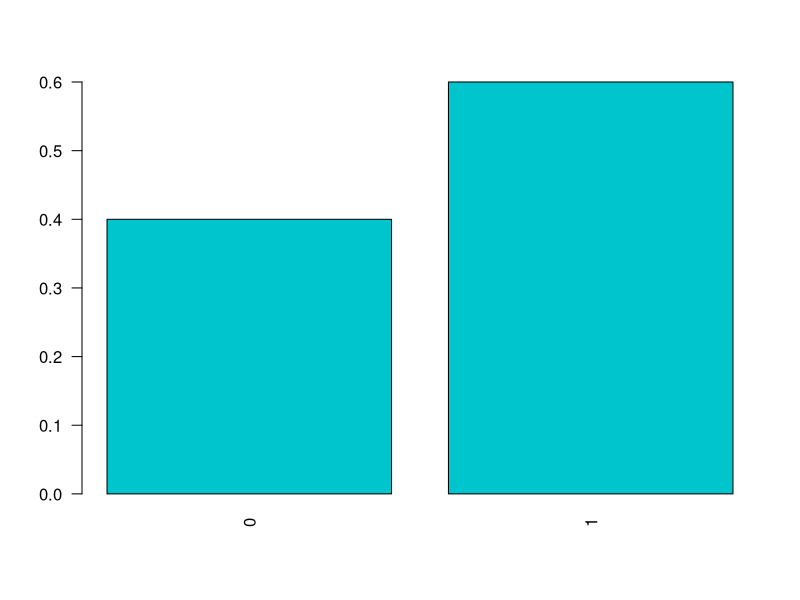
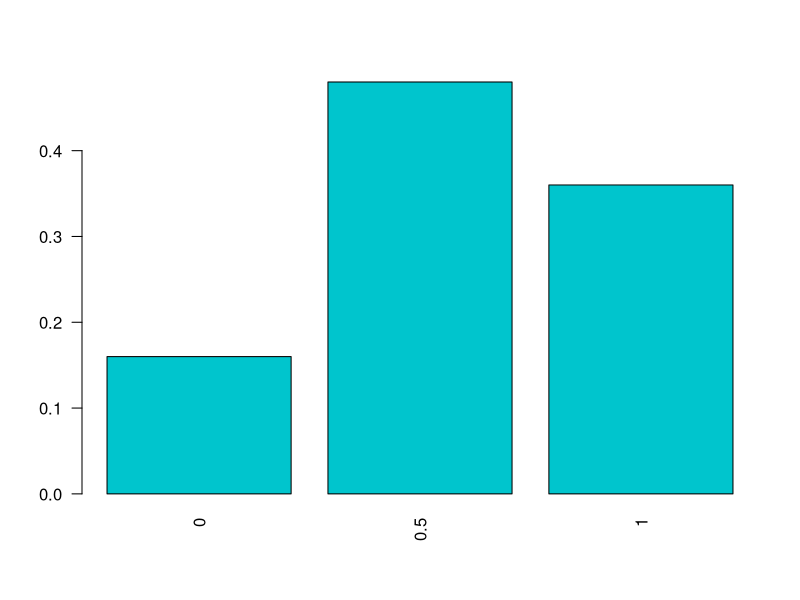
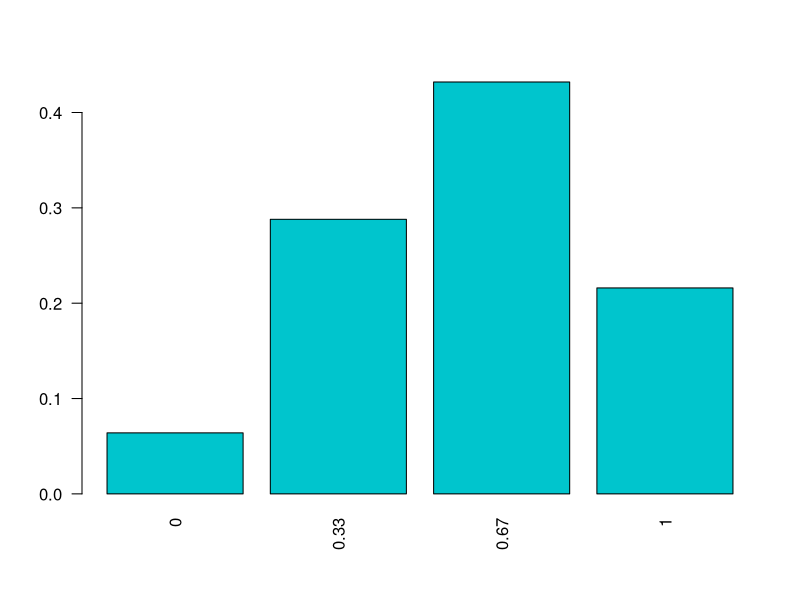
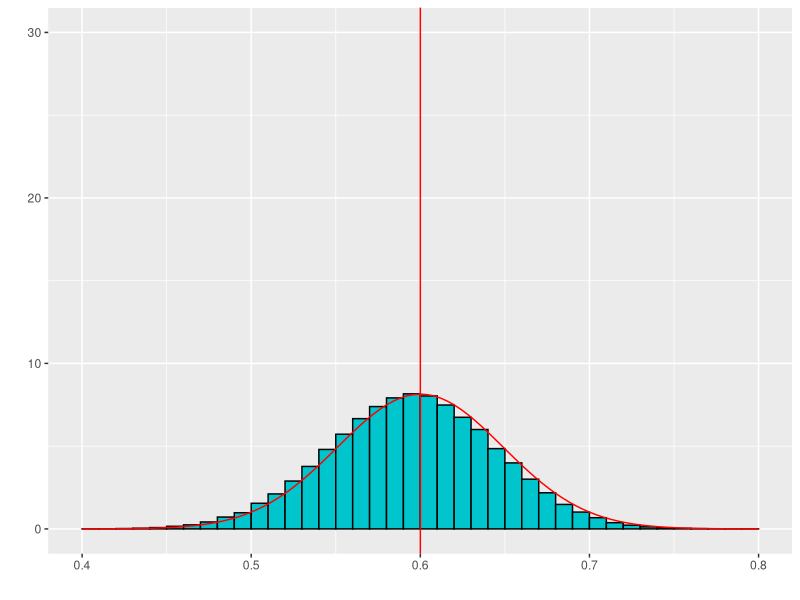
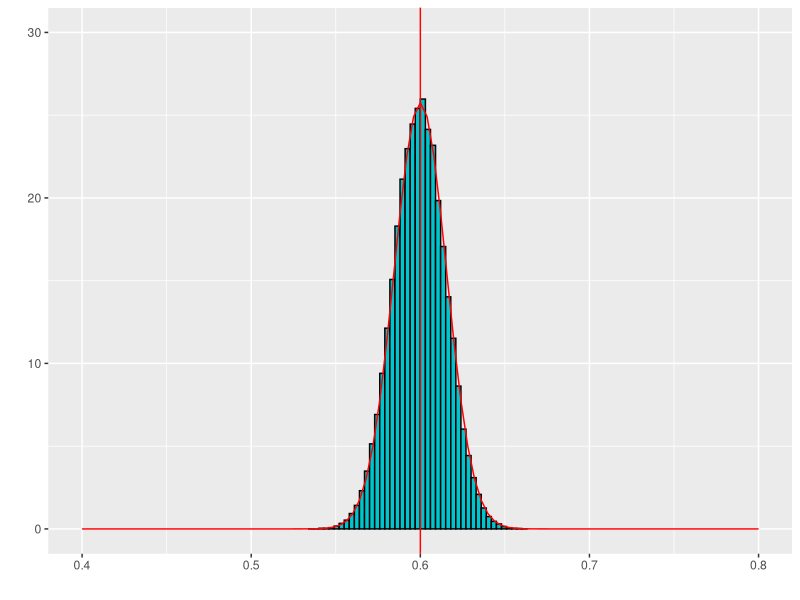
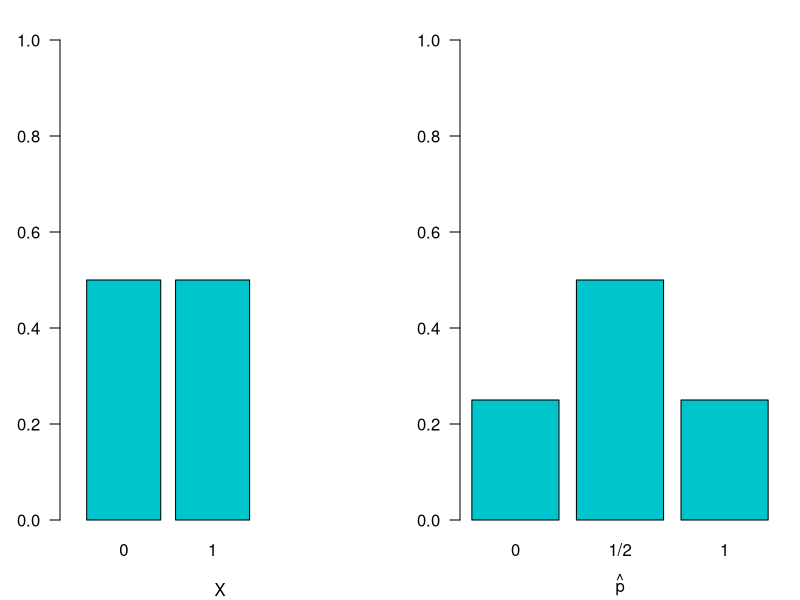
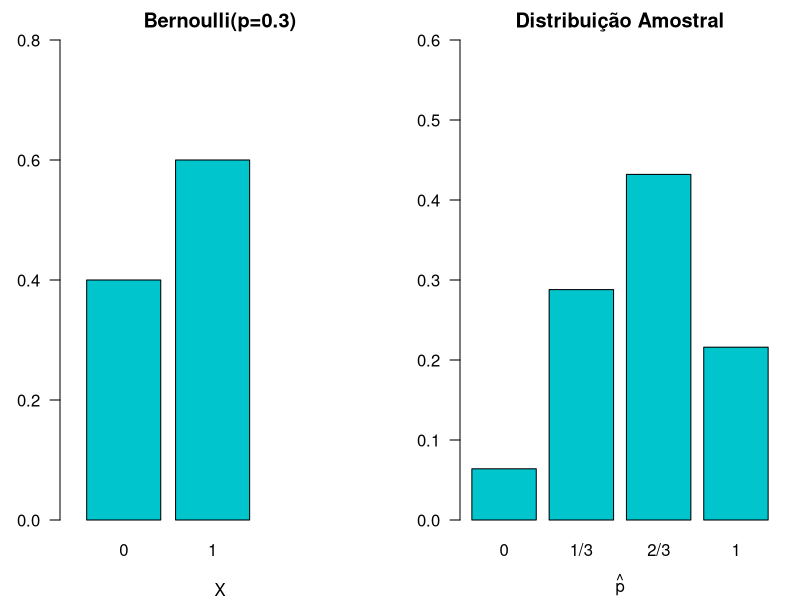
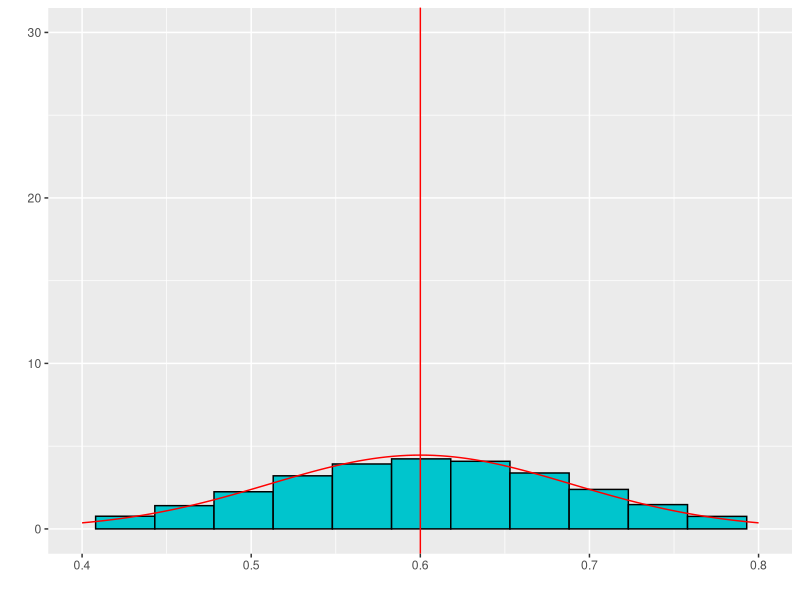

Recreate these plots in R, in order. (Note: this script raises an error after producing the figures.)
## ---- chunk 1
namess <- c("0","1")
barplot(c(0.4,0.6), names.arg=namess, col="turquoise3", main="", 
            cex.lab=1.0, cex.axis=1.0, cex.names=1.0, cex.main=2, las=2)
## ---- chunk 2
library(kableExtra)
aa <- expand.grid(1:5,1:5)
xx <- c(1,0,1,0,1)
phat <- unlist(apply(aa,1,function(x) mean(xx[x])))
aa$phat <- phat
#colnames(aa) <- c("Pessoa amostrada 1","Pessoa amostrada 2","$\\hat{p}$")
kable(aa,align = 'ccc',col.names = c("Primeira pessoa","Segunda pessoa","$\\hat{p}$"))
## ---- chunk 3
ff <- as.data.frame(table(aa$phat))
ff$Prop=ff$Freq/(sum(ff$Freq))
kable(ff[,c(1,3)],align = 'cc',col.names = c("$x$","$P(\\hat{p}=x)$"))
## ---- chunk 4
namess <- as.character(round(as.numeric(as.character(ff$Var1)),2))
barplot(ff$Prop, names.arg=namess, col="turquoise3", main="", 
            cex.lab=1.0, cex.axis=1.0, cex.names=1.0, cex.main=2, las=2)
## ---- chunk 5
library(kableExtra)
aa <- expand.grid(1:5,1:5,1:5)
xx <- c(1,0,1,0,1)
phat <- unlist(apply(aa,1,function(x) mean(xx[x])))
aa$phat <- round(phat,3)
#colnames(aa) <- c("Pessoa amostrada 1","Pessoa amostrada 2","$\\hat{p}$")
kable(aa[1:25,],align = 'ccc',col.names = c("Pessoa amostrada 1","Pessoa amostrada 2","Pessoa amostrada 3","$\\hat{p}$"))
## ---- chunk 6
kable(aa[26:50,],align = 'ccc',col.names = c("Pessoa amostrada 1","Pessoa amostrada 2","Pessoa amostrada 3","$\\hat{p}$"))
## ---- chunk 7
kable(aa[51:75,],align = 'ccc',col.names = c("Pessoa amostrada 1","Pessoa amostrada 2","Pessoa amostrada 3","$\\hat{p}$"))
## ---- chunk 8
kable(aa[76:100,],align = 'ccc',col.names = c("Pessoa amostrada 1","Pessoa amostrada 2","Pessoa amostrada 3","$\\hat{p}$"))
## ---- chunk 9
kable(aa[101:125,],align = 'ccc',col.names = c("Pessoa amostrada 1","Pessoa amostrada 2","Pessoa amostrada 3","$\\hat{p}$"))
## ---- chunk 10
ff <- as.data.frame(table(aa$phat))
ff$Prop=round(ff$Freq/(sum(ff$Freq)),3)
kable(ff[,c(1,3)],align = 'cc',col.names = c("$x$","$P(\\hat{p}=x)$"))
## ---- chunk 11
namess <- as.character(round(as.numeric(as.character(ff$Var1)),2))
barplot(ff$Prop, names.arg=namess, col="turquoise3", main="", 
            cex.lab=1.0, cex.axis=1.0, cex.names=1.0, cex.main=2, las=2)
## ---- chunk 12
N=1000000
n=100
n1 = ceiling(N*.6)
n2= N-n1
xx <- c(rep(1,n1),rep(0,n2))
B=100000
bb <- matrix(NA,nrow=B,ncol=n)
for (i in 1:B)
{
  bb[i,] <- sample(1:N,n,replace=TRUE)
}
phat <- unlist(apply(bb,1,function(x) mean(xx[x])))
aa <- data.frame(bb)
aa$phat <- round(phat,3)
## ---- chunk 13
ff <- as.data.frame(table(aa$phat))
ff$Prop=round(ff$Freq/(sum(ff$Freq)),3)
## ---- chunk 14
library(ggplot2)
df <- data.frame(PF = aa$phat)
ggplot(df, aes(x = PF)) + 
    geom_histogram(aes(y =..density..),
                   breaks = seq(min(aa$phat), max(aa$phat), by = .01), 
                   colour = "black", 
                   fill = "turquoise3") +  geom_vline(xintercept=0.6, color="red") + 
stat_function(fun = dnorm, args = list(mean = 0.6, sd = sqrt(0.6*.4/n)),col="red") + xlab(" ") + ylab(" ") + ylim(0,30) + xlim(0.4,0.8)
## ---- chunk 15
N=1000000
n=1000
n1 = ceiling(N*.6)
n2= N-n1
xx <- c(rep(1,n1),rep(0,n2))
B=100000
bb <- matrix(NA,nrow=B,ncol=n)
for (i in 1:B)
{
  bb[i,] <- sample(1:N,n,replace=TRUE)
}
phat <- unlist(apply(bb,1,function(x) mean(xx[x])))
aa <- data.frame(bb)
aa$phat <- round(phat,3)
## ---- chunk 16
ff <- as.data.frame(table(aa$phat))
ff$Prop=round(ff$Freq/(sum(ff$Freq)),3)
## ---- chunk 17
df <- data.frame(PF = aa$phat)
ggplot(df, aes(x = PF)) + 
    geom_histogram(aes(y =..density..),
                   breaks = seq(min(aa$phat), max(aa$phat), by = .003), 
                   colour = "black", 
                   fill = "turquoise3") +  geom_vline(xintercept=0.6, color="red") +
stat_function(fun = dnorm, args = list(mean = 0.6, sd = sqrt(0.6*.4/n)),col="red") + xlab(" ") + ylab(" ") + ylim(0,30)+xlim(0.4,0.8)
## ---- chunk 18
par(mfrow=c(1, 2), mar = c(4, 3, 2, 1))
barplot(c(0.5, 0.5), las = 1, col = "turquoise3", ylim = c(0, 1), width = 0.25,
        names.arg = c(0, 1), 
        main = "", xlab = "X", ylab = "", xlim = c(0, 1))
barplot(c(0.25, 0.5, 0.25), las = 1, col = "turquoise3", 
        names.arg = c("0", "1/2", "1"), 
        main = " ", 
        xlab = bquote("" * hat(p) * "") , ylab = "", ylim = c(0, 1), )
## ---- chunk 19
n = 3
p = 0.6

par(mfrow=c(1, 2), mar = c(4, 3, 2, 1))
barplot(c(1-p, p), las = 1, col = "turquoise3", ylim = c(0, .8), width = 0.25, 
        names.arg = c(0, 1), 
        main = "Bernoulli(p=0.3)", xlab = "X", ylab = "", xlim = c(0, 1))
barplot(dbinom(0:n, n, p), las = 1, col = "turquoise3", 
        names.arg = c("0", "1/3", "2/3", "1"), 
        main = "Distribuição Amostral", 
        xlab = bquote("" * hat(p) * "") , ylab = "", ylim = c(0, .6))
## ---- chunk 20
n=30
B=100000
bb <- matrix(NA,nrow=B,ncol=n)
for (i in 1:B)
{
  bb[i,] <- rbinom(n,1,0.6)
}
phat <- rowMeans(bb)
aa <- data.frame(bb)
aa$phat <- round(phat,3)
## ---- chunk 21
df <- data.frame(PF = aa$phat)
ggplot(df, aes(x = PF)) + 
    geom_histogram(aes(y =..density..),
                   breaks = seq(min(aa$phat), max(aa$phat), by = .035), 
                   colour = "black", 
                   fill = "turquoise3") +  geom_vline(xintercept=0.6, color="red") +
stat_function(fun = dnorm, args = list(mean = 0.6, sd = sqrt(0.6*.4/n)),col="red") + xlab(" ") + ylab(" ") + ylim(0,30)+xlim(0.4,0.8)
## ---- chunk 22
n=100
B=100000
bb <- matrix(NA,nrow=B,ncol=n)
for (i in 1:B)
{
  bb[i,] <- rbinom(n,1,0.6)
}
phat <- rowMeans(bb)
aa <- data.frame(bb)
aa$phat <- round(phat,3)
## ---- chunk 23
df <- data.frame(PF = aa$phat)
ggplot(df, aes(x = PF)) + 
    geom_histogram(aes(y =..density..),
                   breaks = seq(min(aa$phat), max(aa$phat), by = .01), 
                   colour = "black", 
                   fill = "turquoise3") +  geom_vline(xintercept=0.6, color="red") +
stat_function(fun = dnorm, args = list(mean = 0.6, sd = sqrt(0.6*.4/n)),col="red") + xlab(" ") + ylab(" ") + ylim(0,30)+xlim(0.4,0.8)
## ---- chunk 24
n=1000
B=100000
bb <- matrix(NA,nrow=B,ncol=n)
for (i in 1:B)
{
  bb[i,] <- rbinom(n,1,0.6)
}
phat <- rowMeans(bb)
aa <- data.frame(bb)
aa$phat <- round(phat,3)
## ---- chunk 25
df <- data.frame(PF = aa$phat)
ggplot(df, aes(x = PF)) + 
    geom_histogram(aes(y =..density..),
                   breaks = seq(min(aa$phat), max(aa$phat), by = .005), 
                   colour = "black", 
                   fill = "turquoise3") +  geom_vline(xintercept=0.6, color="red") +
stat_function(fun = dnorm, args = list(mean = 0.6, sd = sqrt(0.6*.4/n)),col="red") + xlab(" ") + ylab(" ") + ylim(0,30)+xlim(0.4,0.8)
## ---- chunk 26
namess <- c("1000","2000","3000","4000","5000")
barplot(c(rep(1/5,5)), names.arg=namess, col="turquoise3", main="", 
            cex.lab=1.0, cex.axis=1.0, cex.names=1.0, cex.main=2, las=2)
## ---- chunk 27
library(kableExtra)
aa <- expand.grid(1:5,1:5)
xx <- c(1000,2000,3000,4000,5000)
phat <- unlist(apply(aa,1,function(x) mean(xx[x])))
aa$phat <- phat
kable(aa,align = 'ccc',col.names = c("Primeira pessoa","Segunda pessoa","$\\bar{X}$"))
## ---- chunk 28
ff <- as.data.frame(table(aa$phat))
ff$Prop=ff$Freq/(sum(ff$Freq))
kable(ff[,c(1,3)],align = 'cc',col.names = c("$x$","$P(\\bar{X}=x)$"))
esp <- sum(as.numeric(as.character(ff$Var1))*ff$Prop)
vari <- sum( ((as.numeric(as.character(ff$Var1)) - esp )^2)*ff$Prop)
## ---- chunk 29
namess <- as.character(round(as.numeric(as.character(ff$Var1)),2))
barplot(ff$Prop, names.arg=namess, col="turquoise3", main="", 
            cex.lab=1.0, cex.axis=1.0, cex.names=1.0, cex.main=2, las=2)
## ---- chunk 30
library(kableExtra)
aa <- expand.grid(1:5,1:5,1:5)
xx <- c(1000,2000,3000,4000,5000)
phat <- unlist(apply(aa,1,function(x) mean(xx[x])))
aa$phat <- round(phat,3)
#colnames(aa) <- c("Pessoa amostrada 1","Pessoa amostrada 2","$\\hat{p}$")
kable(aa[1:25,],align = 'ccc',col.names = c("Pessoa amostrada 1","Pessoa amostrada 2","Pessoa amostrada 3","$\\bar{X}$"))
## ---- chunk 31
kable(aa[26:50,],align = 'ccc',col.names = c("Pessoa amostrada 1","Pessoa amostrada 2","Pessoa amostrada 3","$\\bar{X}$"))
## ---- chunk 32
kable(aa[51:75,],align = 'ccc',col.names = c("Pessoa amostrada 1","Pessoa amostrada 2","Pessoa amostrada 3","$\\bar{X}$"))
## ---- chunk 33
kable(aa[76:100,],align = 'ccc',col.names = c("Pessoa amostrada 1","Pessoa amostrada 2","Pessoa amostrada 3","$\\bar{X}$"))
## ---- chunk 34
kable(aa[101:125,],align = 'ccc',col.names = c("Pessoa amostrada 1","Pessoa amostrada 2","Pessoa amostrada 3","$\\bar{X}$"))
## ---- chunk 35
ff <- as.data.frame(table(aa$phat))
ff$Prop=round(ff$Freq/(sum(ff$Freq)),3)
kable(ff[,c(1,3)],align = 'cc',col.names = c("$x$","$P(\\bar{X}=x)$"))
esp <- sum(as.numeric(as.character(ff$Var1))*ff$Prop)
vari <- sum( ((as.numeric(as.character(ff$Var1)) - esp )^2)*ff$Prop)
## ---- chunk 36
namess <- as.character(round(as.numeric(as.character(ff$Var1)),2))
barplot(ff$Prop, names.arg=namess, col="turquoise3", main="", 
            cex.lab=1.0, cex.axis=1.0, cex.names=1.0, cex.main=2, las=2)
## ---- chunk 37
N=1000000
n=100
xx <- c(rep(1000,N/5),rep(2000,N/5),rep(3000,N/5),rep(4000,N/5),rep(5000,N/5))
mu=mean(xx)
vari = var(xx) * (N-1)/N
B=100000
bb <- matrix(NA,nrow=B,ncol=n)
for (i in 1:B)
{
  bb[i,] <- sample(1:N,n,replace=TRUE)
}
phat <- unlist(apply(bb,1,function(x) mean(xx[x])))
aa <- data.frame(bb)
aa$phat <- round(phat,3)
## ---- chunk 38
ff <- as.data.frame(table(aa$phat))
ff$Prop=round(ff$Freq/(sum(ff$Freq)),3)
## ---- chunk 39
library(ggplot2)
df <- data.frame(PF = aa$phat)
ggplot(df, aes(x = PF)) + 
    geom_histogram(aes(y =..density..),
                   breaks = seq(min(aa$phat), max(aa$phat), by = 10), 
                   colour = "black", 
                   fill = "turquoise3") +  geom_vline(xintercept=mu, color="red") + 
stat_function(fun = dnorm, args = list(mean = mu, sd = sqrt(vari/n)),col="red") + xlab(" ") + ylab(" ") + ylim(0,0.01) + xlim(2400,3600)
## ---- chunk 40
N=1000000
n=1000
xx <- c(rep(1000,N/5),rep(2000,N/5),rep(3000,N/5),rep(4000,N/5),rep(5000,N/5))
mu=mean(xx)
vari = var(xx) * (N-1)/N
B=100000
bb <- matrix(NA,nrow=B,ncol=n)
for (i in 1:B)
{
  bb[i,] <- sample(1:N,n,replace=TRUE)
}
phat <- unlist(apply(bb,1,function(x) mean(xx[x])))
aa <- data.frame(bb)
aa$phat <- round(phat,3)
## ---- chunk 41
ff <- as.data.frame(table(aa$phat))
ff$Prop=round(ff$Freq/(sum(ff$Freq)),3)
## ---- chunk 42
df <- data.frame(PF = aa$phat)
ggplot(df, aes(x = PF)) + 
    geom_histogram(aes(y =..density..),
                   breaks = seq(min(aa$phat), max(aa$phat), by = 10), 
                   colour = "black", 
                   fill = "turquoise3") +  geom_vline(xintercept=mu, color="red") +
stat_function(fun = dnorm, args = list(mean = mu, sd = sqrt(vari/n)),col="red") + xlab(" ") + ylab(" ") + ylim(0,0.01) + xlim(2400,3600)
## ---- chunk 43
namess <- c("1000","2000","3000","4000","5000")
barplot(c(rep(1/5,5)), names.arg=namess, col="turquoise3", main="", 
            cex.lab=1.0, cex.axis=1.0, cex.names=1.0, cex.main=2, las=2)
## ---- chunk 44
n=30
B=100000
bb <- matrix(NA,nrow=B,ncol=n)
for (i in 1:B)
{
  bb[i,] <- sample(x=c(1000,2000,3000,4000,5000),size=n,replace=TRUE)
}
phat <- rowMeans(bb)

aa <- data.frame(bb)
aa$phat <- round(phat,3)
mu=mean(c(1000,2000,3000,4000,5000))
vari = var(c(1000,2000,3000,4000,5000)) * (4/5)
## ---- chunk 45
df <- data.frame(PF = aa$phat)
ggplot(df, aes(x = PF)) + 
    geom_histogram(aes(y =..density..),
                   breaks = seq(min(aa$phat), max(aa$phat), by = 33), 
                   colour = "black", 
                   fill = "turquoise3") +  geom_vline(xintercept=mu, color="red") +
stat_function(fun = dnorm, args = list(mean = mu, sd = sqrt(vari/n)),col="red") + xlab(" ") + ylab(" ") + ylim(0,0.01)+xlim(2000,4000)
## ---- chunk 46
n=100
B=100000
bb <- matrix(NA,nrow=B,ncol=n)
for (i in 1:B)
{
  bb[i,] <- sample(x=c(1000,2000,3000,4000,5000),size=n,replace=TRUE)
}
phat <- rowMeans(bb)

aa <- data.frame(bb)
aa$phat <- round(phat,3)
mu=mean(c(1000,2000,3000,4000,5000))
vari = var(c(1000,2000,3000,4000,5000)) * (4/5)
## ---- chunk 47
df <- data.frame(PF = aa$phat)
ggplot(df, aes(x = PF)) + 
    geom_histogram(aes(y =..density..),
                   breaks = seq(min(aa$phat), max(aa$phat), by = 10), 
                   colour = "black", 
                   fill = "turquoise3") +  geom_vline(xintercept=mu, color="red") +
stat_function(fun = dnorm, args = list(mean = mu, sd = sqrt(vari/n)),col="red") + xlab(" ") + ylab(" ") + ylim(0,0.01)+xlim(2000,4000)
## ---- chunk 48
n=1000
B=100000
bb <- matrix(NA,nrow=B,ncol=n)
for (i in 1:B)
{
  bb[i,] <- sample(x=c(1000,2000,3000,4000,5000),size=n,replace=TRUE)
}
phat <- rowMeans(bb)

aa <- data.frame(bb)
aa$phat <- round(phat,3)
## ---- chunk 49
df <- data.frame(PF = aa$phat)
ggplot(df, aes(x = PF)) + 
    geom_histogram(aes(y =..density..),
                   breaks = seq(min(aa$phat), max(aa$phat), by = 10), 
                   colour = "black", 
                   fill = "turquoise3") +  geom_vline(xintercept=mu, color="red") +
stat_function(fun = dnorm, args = list(mean = mu, sd = sqrt(vari/n)),col="red") + xlab(" ") + ylab(" ") + ylim(0,0.01)+xlim(2000,4000)
## ---- chunk 50
B=100000
mu=3.5
vari = 17.5/6
